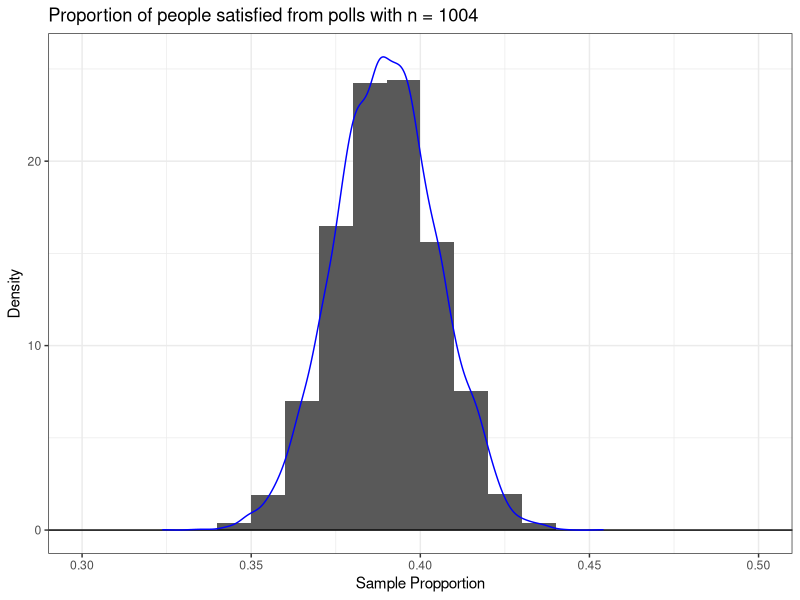
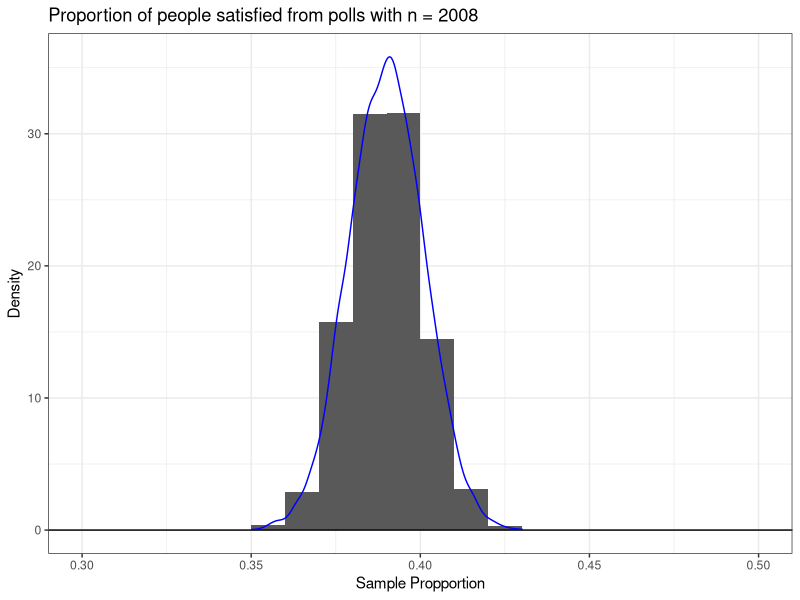

Source code (R) for these figures, in order: (Note: a time limit stopped this script after it produced the figures.)
#Lab 10
install.packages("tidyverse")
install.packages("ggplot2")
install.packages("patchwork")
library(tidyverse)
library(ggplot2)
library(patchwork)

simulations = 10000
sample.size1 = 1004
p.true = 0.39
poll.data1 = rbinom(simulations, sample.size1, p.true)/sample.size1
df1 = data.frame(x=poll.data1)
histogram.plot1 = ggplot(data = df1, aes(x=x))+         
  geom_histogram(aes(y=after_stat(density)),
                 breaks=seq(0.3,0.5,0.01)) +
  geom_hline(yintercept=0)+                      
  theme_bw()+                                     
  geom_density(color = "blue") +
  xlab("Sample Propportion")+                 
  ylab("Density")+             
  labs(color = "", title = "Proportion of people satisfied from polls with n = 1004")
histogram.plot1

range1 = quantile(poll.data1, c(0.025, 0.975)) #(.3595618, .4203187), range = 0.0607569
MOE1 = (range1[2]-range1[1])/2 #MOE = 0.03037845, approx 3%

sample.size2 = 2008
poll.data2 = rbinom(simulations, sample.size2, p.true)/sample.size2
df2 = data.frame(x=poll.data2)
histogram.plot2 = ggplot(data = df2, aes(x=x))+                 
  geom_histogram(aes(y=after_stat(density)),
                 breaks=seq(0.3,0.5,0.01)) +
  geom_hline(yintercept=0)+                                 
  theme_bw()+                                                     
  geom_density(color = "blue") +
  xlab("Sample Propportion")+                                     
  ylab("Density")+                              
  labs(color = "", title = "Proportion of people satisfied from polls with n = 2008")
histogram.plot2

range2 = quantile(poll.data2, c(0.025, 0.975)) #(0.3685259, 0.4113546), range = 0.0428287 
MOE2 = (range2[2]-range2[1])/2 #MOE = 0.02141435, approx 2%

#Task 2: resampling
n = 1004
yes = round(n*p.true)
og.sample = tibble(id = 1:n,
                   measurement = c(rep(1, yes), rep(0,n-yes)))
og.sample |>
  summarize(mean = mean(measurement))
resamples = numeric(10000)
for(i in 1:10000){
  resample = sample(x = og.sample$measurement,
                    size = n,
                    replace = T)
  resamples[i] = mean(resample)
}
resamples.df = data.frame(x = resamples)
resampling.plot = ggplot(data = resamples.df, aes(x=x))+                 
  geom_histogram(aes(y=after_stat(density)),
                 breaks=seq(0.3,0.5,0.01)) +
  geom_hline(yintercept=0)+                                 
  theme_bw()+                                                     
  geom_density(color = "blue") +
  xlab("Resample Propportion")+                                     
  ylab("Density")+                              
  labs(color = "", title = "Resampling proportion of people satisfied with n = 1004")

resampling.range = quantile(resamples, c(0.025, 0.975)) #(0.3595618, 0.4213147 ), range = 0.0617529
resampling.MOE = (resampling.range[2]-resampling.range[1])/2 #MOE = 0.03087649 , approx 3%

#Task 3: Simulation over n and p
simulations = 10000
n.vec = seq(100, 3000, by = 10)
p.vec = seq(.01, .99, by = .01)
MOE.data = data.frame(n = numeric(0), p = numeric(0), MOE = numeric(0)) #data frame for MOEs
for(i in 1:length(n.vec)){
  for(j in 1:length(p.vec)){
    n.val = n.vec[i]
    p.val = p.vec[j]
    data = rbinom(simulations, n.val, p.val)/n.val #new set of data
    range = quantile(data, c(0.025,0.975)) #range for current data
    MOE = (range[2]-range[1])/2 #MOE for current data
    MOE.data = rbind(MOE.data, data.frame(n = n.val, p = p.val, MOE = MOE)) #add row with current n, p, and MOE
  }
}

#geom_raster plot of estimated MOE
MOE.plot = ggplot(MOE.data, aes(x=n, y = p, fill = MOE)) +
  geom_raster() +
  scale_fill_viridis_c(name = "Margin of Error") +
  labs(title = "Estimated MOE as a function of sample size and true probability") +
  xlab("n") +
  ylab("p")
